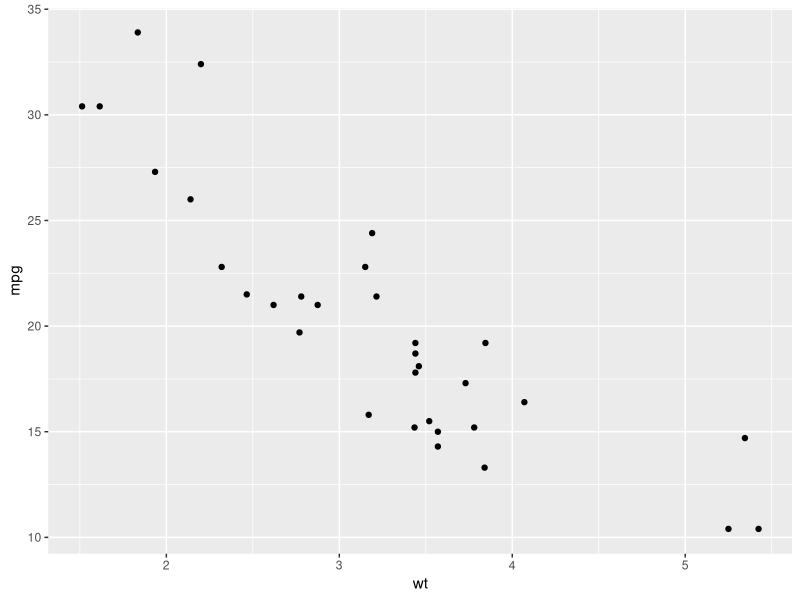
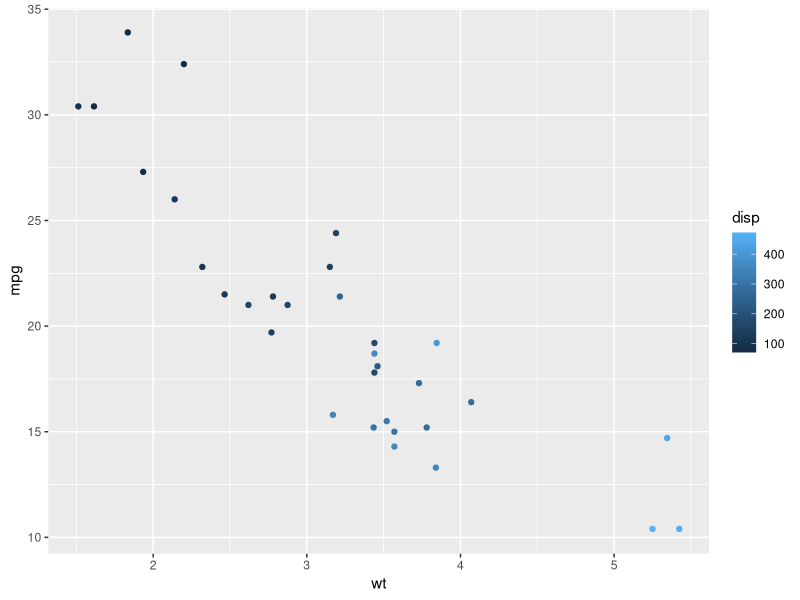
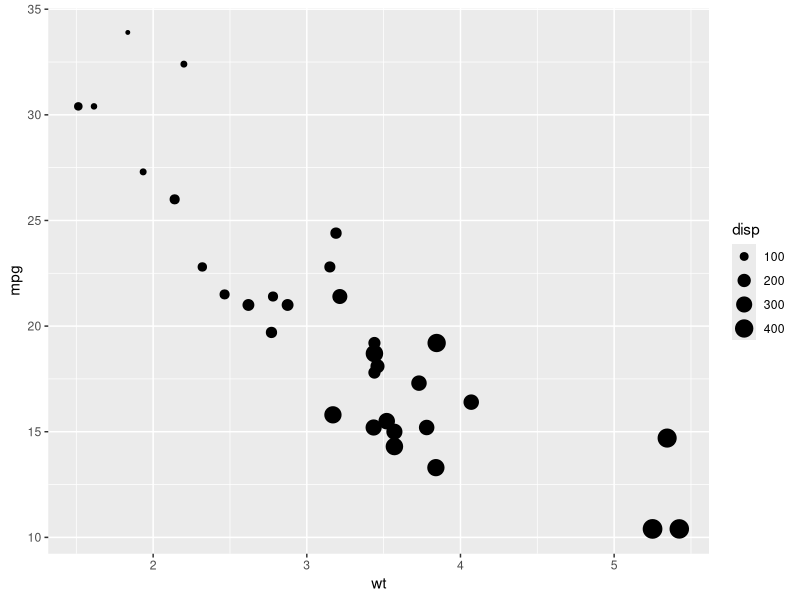
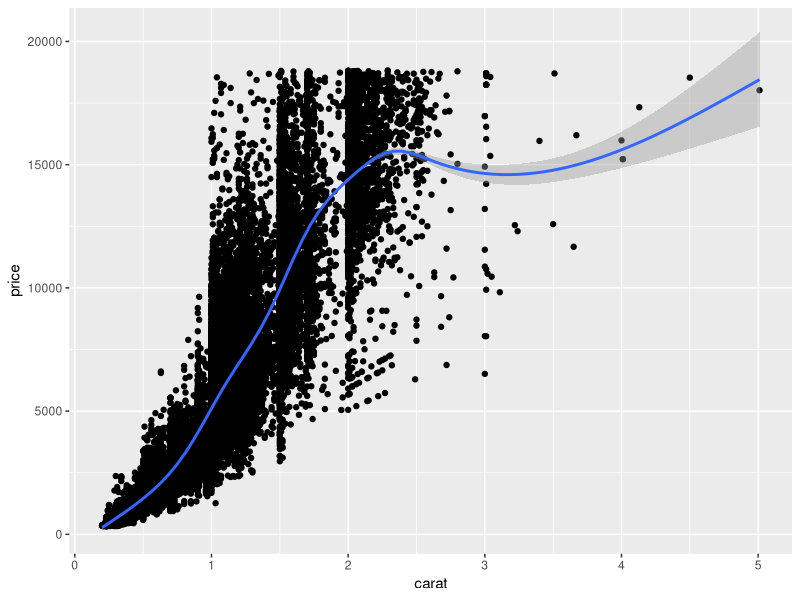
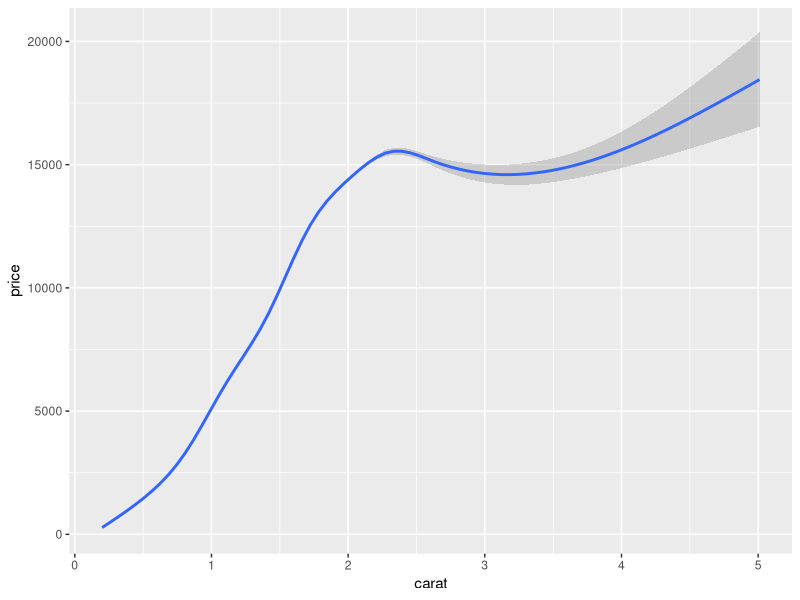
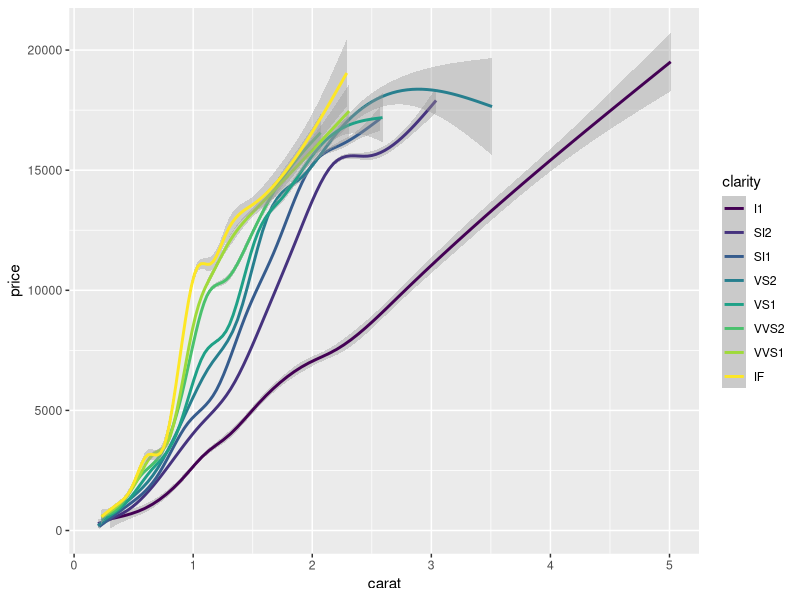
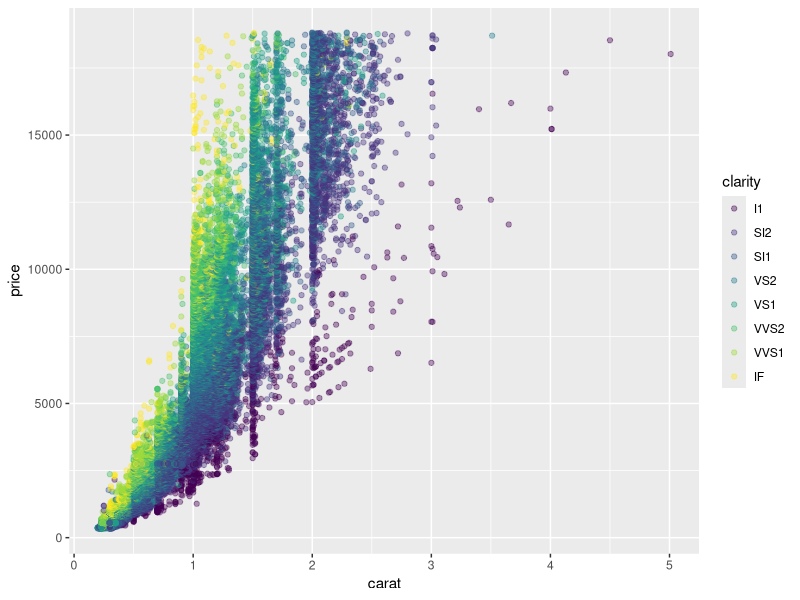
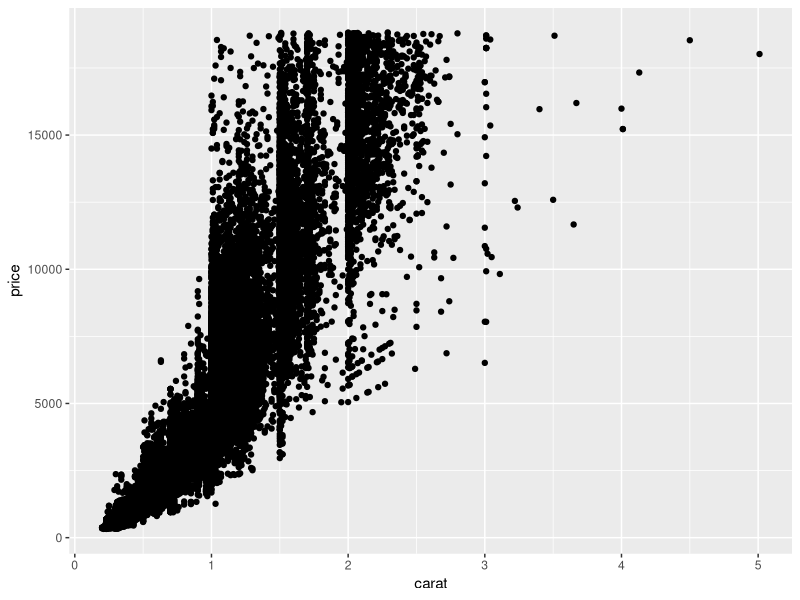

Recreate these plots in R, in order.
## ---- chunk 1
library(ggplot2)
## ---- chunk 2

# A scatter plot has been made for you
ggplot(mtcars, aes(x = wt, y = mpg)) +
  geom_point()

# Replace ___ with the correct column
ggplot(mtcars, aes(x = wt, y = mpg, color = disp)) +
  geom_point()

# Replace ___ with the correct column
ggplot(mtcars, aes(x = wt, y = mpg, size = disp)) +
  geom_point()

## ---- chunk 3
# iris
# several layers
# geom_smooth(lm) 是错的不能直接这样

# Set alpha = 0.4 inside geom_point(). This will make the points 60% transparent/40% visible.

# 1 - The plot you created in the previous exercise
ggplot(diamonds, aes(x = carat, y = price)) +
  geom_point() +
  geom_smooth()

# 2 - Copy the above command but show only the smooth line
ggplot(diamonds, aes(x = carat, y = price)) + geom_smooth()


# 3 - Copy the above command and assign the correct value to col in aes()
ggplot(diamonds, aes(x = carat, y = price, color = clarity)) + geom_smooth()


# 4 - Keep the color settings from previous command. Plot only the points with argument alpha.
ggplot(diamonds, aes(x = carat, y = price, color = clarity)) + geom_point(alpha = 0.4)

## ---- chunk 4
# Create the object containing the data and aes layers: dia_plot
dia_plot <- ggplot(diamonds, aes(x = carat, y = price))

# Add a geom layer with + and geom_point()
dia_plot + geom_point()

# Add the same geom layer, but with aes() inside
dia_plot + geom_point(aes(color = clarity))+geom_smooth(se = FALSE)

